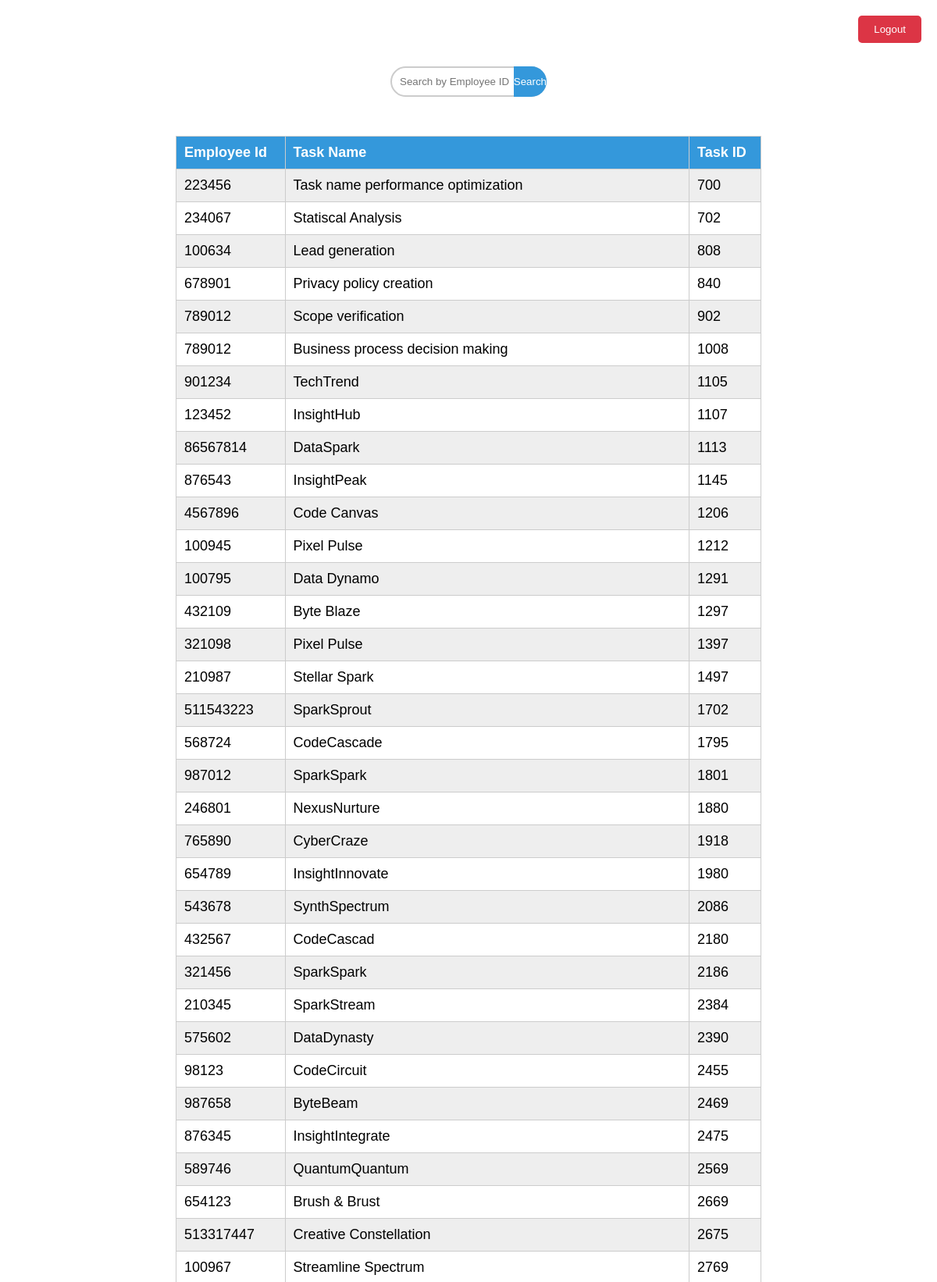
The app's page /studentsearch.php (upper part) with its own data.
### tables this page shows
CREATE TABLE `tasks` (
  `empid` varchar(100) NOT NULL,
  `taskname` varchar(100) NOT NULL,
  `taskid` varchar(100) NOT NULL
);

### studentsearch.php (the view, shortened to what this page needs)
<!DOCTYPE html>
<html lang="en" dir="ltr">
<head>
</head>
<body>
<div class="wrapper">
    <form class="search-form" action="" method="GET">
        <input type="text" name="search" placeholder="Search by Employee ID">
        <button type="submit">Search</button>
    </form>
</div>
<table>
<thead>
  <tr>
    <th>Employee Id</th>
    <th>Task Name</th>
    <th>Task ID</th>
  </tr>
</thead>
<tbody>
  <?php
  $conn = mysqli_connect('localhost', 'root', '', 'mml');
  if(isset($_GET['search'])) {
      $search = $_GET['search'];
      $sql = "SELECT empid, taskname, taskid FROM tasks WHERE empid LIKE '%$search%'";
  } else {
      $sql = "SELECT empid, taskname, taskid FROM tasks";
  }
  $query = mysqli_query($conn, $sql);
  while ($rows = mysqli_fetch_assoc($query)) {
  ?>
      <tr>
          <td><?php echo $rows['empid']; ?></td>
          <td><?php echo $rows['taskname']; ?></td>
          <td><?php echo $rows['taskid']; ?></td>
      </tr>
  <?php
  }
  ?>
</tbody>
</table>
<button class="logout-button" onclick="location.href='index.php'">Logout</button>
</body>
</html>

### studentsearch.php (style rules this page uses)
* { margin: 0; padding: 0; box-sizing: border-box; font-family: helvetica; }
.wrapper { margin-top: 85px; display: flex; justify-content: center; }
.search-form { position: relative; display: inline-block; }
.search-form input[type="text"] { width: 200px; padding: 10px; border: 2px solid #ccc; border-radius: 20px; outline: none; transition: all 0.3s ease; }
.search-form button { position: absolute; right: 0; top: 0; height: 100%; border: none; background: #3498db; color: #fff; border-radius: 0 20px 20px 0; cursor: pointer; transition: all 0.3s ease; }
table { width: 750px; border-collapse: collapse; margin: 50px auto; }
tr:nth-of-type(odd) { background: #eee; }
th { background: #3498db; color: white; font-weight: bold; }
td, th { padding: 10px; border: 1px solid #ccc; text-align: left; font-size: 18px; }
.logout-button { position: fixed; top: 20px; right: 20px; background-color: #dc3545; color: white; border: none; padding: 10px 20px; border-radius: 5px; cursor: pointer; }

### records on screen
tasks: empid "223456", taskname "Task name performance optimization", taskid "700"
tasks: empid "234067", taskname "Statiscal Analysis", taskid "702"
tasks: empid "100634", taskname "Lead generation", taskid "808"
tasks: empid "678901", taskname "Privacy policy creation", taskid "840"
tasks: empid "789012", taskname "Scope verification", taskid "902"
tasks: empid "789012", taskname "Business process decision making", taskid "1008"
tasks: empid "901234", taskname "TechTrend", taskid "1105"
tasks: empid "123452", taskname "InsightHub", taskid "1107"
tasks: empid "86567814", taskname "DataSpark", taskid "1113"
tasks: empid "876543", taskname "InsightPeak", taskid "1145"
tasks: empid "4567896", taskname "Code Canvas", taskid "1206"
tasks: empid "100945", taskname "Pixel Pulse", taskid "1212"
tasks: empid "100795", taskname "Data Dynamo", taskid "1291"
tasks: empid "432109", taskname "Byte Blaze", taskid "1297"
tasks: empid "321098", taskname "Pixel Pulse", taskid "1397"
tasks: empid "210987", taskname "Stellar Spark", taskid "1497"
tasks: empid "511543223", taskname "SparkSprout", taskid "1702"
tasks: empid "568724", taskname "CodeCascade", taskid "1795"
tasks: empid "987012", taskname "SparkSpark", taskid "1801"
tasks: empid "246801", taskname "NexusNurture", taskid "1880"
tasks: empid "765890", taskname "CyberCraze", taskid "1918"
tasks: empid "654789", taskname "InsightInnovate", taskid "1980"
tasks: empid "543678", taskname "SynthSpectrum", taskid "2086"
tasks: empid "432567", taskname "CodeCascad", taskid "2180"
tasks: empid "321456", taskname "SparkSpark", taskid "2186"
tasks: empid "210345", taskname "SparkStream", taskid "2384"
tasks: empid "575602", taskname "DataDynasty", taskid "2390"
tasks: empid "98123", taskname "CodeCircuit", taskid "2455"
tasks: empid "987658", taskname "ByteBeam", taskid "2469"
tasks: empid "876345", taskname "InsightIntegrate", taskid "2475"
tasks: empid "589746", taskname "QuantumQuantum", taskid "2569"
tasks: empid "654123", taskname "Brush & Brust", taskid "2669"
tasks: empid "513317447", taskname "Creative Constellation", taskid "2675"
tasks: empid "100967", taskname "Streamline Spectrum", taskid "2769"
